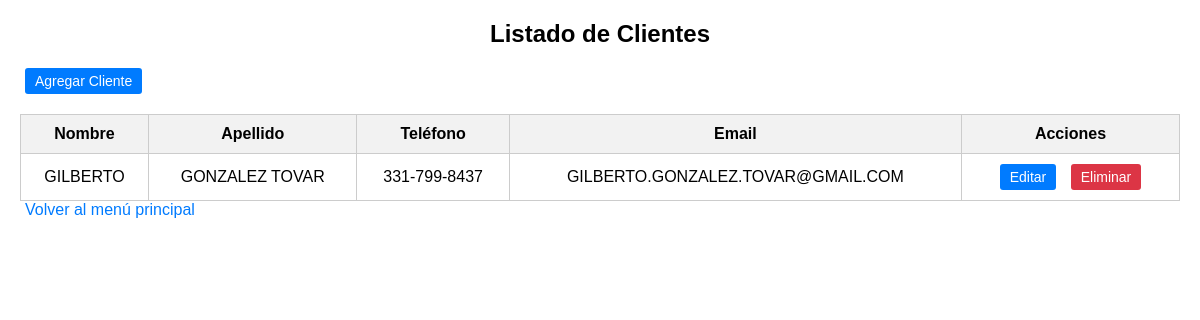
Screenshot of /crm/clientes/ with the database file from the repository.
### crm/models.py (models this page shows, shortened)
class Cliente(models.Model):
    nombre = models.CharField(max_length=100)
    apellido = models.CharField(max_length=100)
    telefono = models.CharField(
        max_length=12,
        validators=[RegexValidator(r'^\d{3}-\d{3}-\d{4}$', message="Formato de teléfono inválido (XXX-XXX-XXXX).")]
    )
    email = models.EmailField()
    estado = models.CharField(max_length=20, choices=[('Activo', 'Activo'), ('Inactivo', 'Inactivo')])

### crm/views.py (the view)
# urls.py: path('clientes/', views.listar_clientes, name='listar_clientes'),
def listar_clientes(request):
    clientes = Cliente.objects.all()
    return render(request, 'crm/listar_clientes.html', {'clientes': clientes})

### crm/templates/crm/listar_clientes.html (shortened to what this page needs)
<!DOCTYPE html>
<html lang="es">
  <head>
  </head>
  <body>
    <h2>Listado de Clientes</h2>
    <a href="{% url 'registrar_cliente' %}" class="btn btn-primary"
      >Agregar Cliente</a
    >
    <table>
      <thead>
        <tr>
          <th>Nombre</th>
          <th>Apellido</th>
          <th>Teléfono</th>
          <th>Email</th>
          <th>Acciones</th>
        </tr>
      </thead>
      <tbody>
        {% for cliente in clientes %}
        <tr>
          <td>{{ cliente.nombre }}</td>
          <td>{{ cliente.apellido }}</td>
          <td>{{ cliente.telefono }}</td>
          <td>{{ cliente.email }}</td>
          <td>
            <a
              href="{% url 'editar_cliente' cliente.id %}"
              class="btn btn-primary"
              >Editar</a
            >
            <a
              href="{% url 'eliminar_cliente' cliente.id %}"
              class="btn btn-danger"
              onclick="return confirm('¿Estás seguro de eliminar a {{ cliente.nombre }} {{ cliente.apellido }}?')"
              >Eliminar</a
            >
          </td>
        </tr>
        {% empty %}
        <tr>
          <td colspan="5">No hay clientes registrados.</td>
        </tr>
        {% endfor %}
      </tbody>
    </table>
    <a href="{% url 'listar_servicios' %}">Volver al menú principal</a>
  </body>
</html>

### crm/templates/crm/listar_clientes.html (style rules this page uses)
body { font-family: Arial, sans-serif; margin: 20px; }
table { width: 100%; border-collapse: collapse; margin-top: 20px; }
table, th, td { border: 1px solid #ccc; }
th, td { padding: 10px; text-align: center; }
th { background-color: #f2f2f2; }
h2 { text-align: center; }
a { text-decoration: none; color: #007bff; margin: 0 5px; }
.btn { display: inline-block; padding: 5px 10px; background-color: #4caf50; color: white; border: none; border-radius: 3px; text-decoration: none; font-size: 14px; }
.btn-danger { background-color: #dc3545; }
.btn-primary { background-color: #007bff; }

### rows the page displays
Cliente: nombre "GILBERTO", apellido "GONZALEZ TOVAR", telefono "331-799-8437", email "GILBERTO.GONZALEZ.TOVAR@GMAIL.COM"
